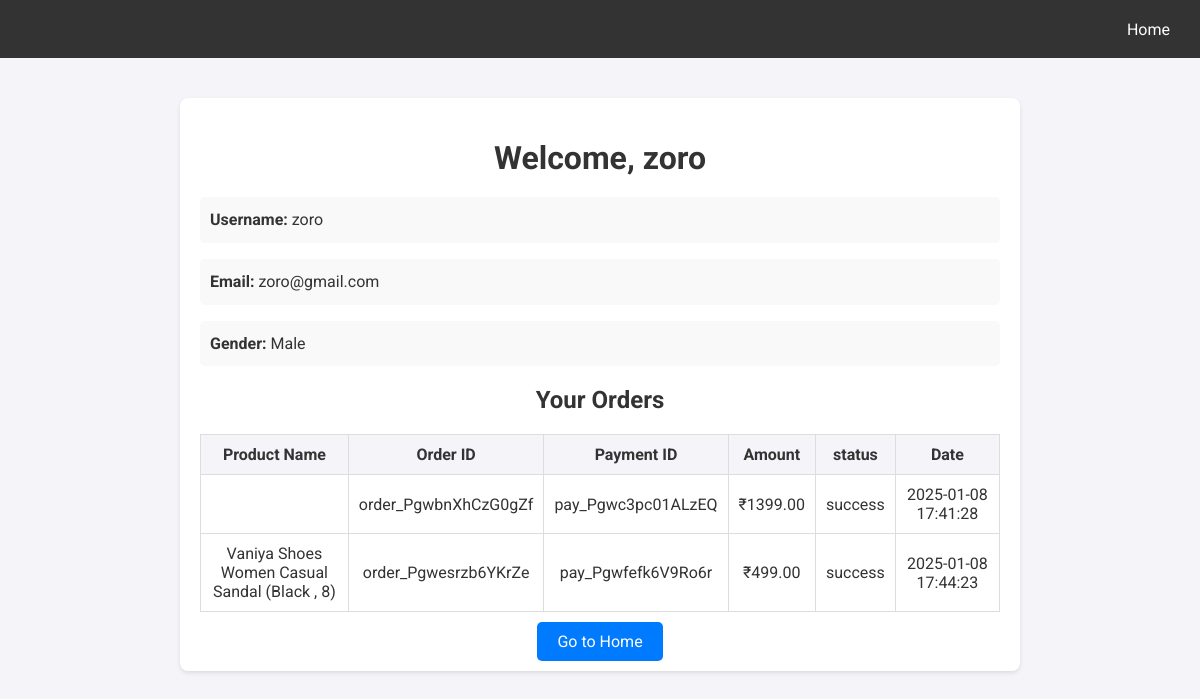
The app's page /profile/ (signed in), older data.
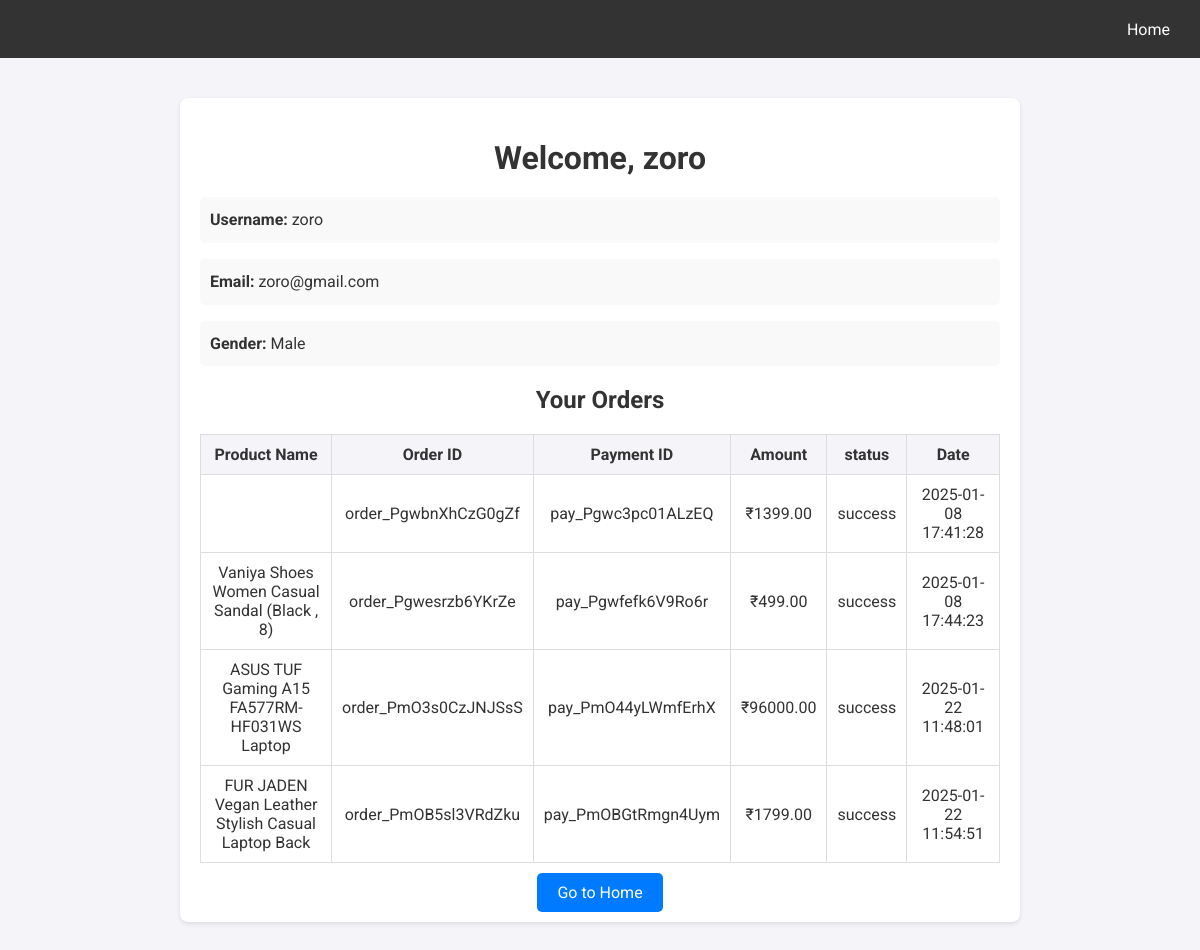
The same page, newer data.
### payments/models.py (models this page shows, shortened)
class Payment(models.Model):
    order_id = models.CharField(max_length=100)
    payment_id = models.CharField(max_length=100, blank=True, null=True)
    signature = models.CharField(max_length=256, blank=True, null=True)
    amount = models.DecimalField(max_digits=10, decimal_places=2)
    status = models.CharField(max_length=20, default='created')
    created_at = models.DateTimeField(auto_now_add=True)
    product_name = models.ForeignKey(Product, on_delete=models.CASCADE, blank=True, null=True)
    user = models.ForeignKey(UserRegistration, on_delete=models.CASCADE, blank=True, null=True)

### store/product.py (models this page shows, shortened)
class Product(models.Model):
    name=models.CharField(max_length=50)
    category=models.ForeignKey(Catogary,on_delete=models.CASCADE,default=1)
    image=models.ImageField(upload_to='img')
    desc=models.TextField()
    price=models.IntegerField()

### store/views.py (the view)
# urls.py: path('profile/',views.profile,name='profile'),
def profile(request):
    if 'username' in request.session:
        user_id = request.session.get('user_id')  # Replace with your authentication logic
        user = get_object_or_404(UserRegistration, id=user_id)
        orders = Payment.objects.filter(user=user)  # Fetch orders for the logged-in user
        return render(request, 'store/profile.html', {
            'user': user,
            'orders': orders,
        })
    else:
        messages.error(request, "You need to log in to view your profile.")
        return redirect('login')

### templates/store/profile.html (shortened to what this page needs)
<!DOCTYPE html>
<html lang="en">
<head>
</head>
<body>
    <header>
        <h1>User Profile</h1>
        <div class="nav-links">
            <a href="{% url 'home' %}">Home</a>
        </div>
    </header>
    <div class="profile-container">
        <h1>Welcome, {{ user.username }}</h1>
        <div class="profile-details">
            <p><strong>Username:</strong> {{ user.username }}</p>
            <p><strong>Email:</strong> {{ user.email }}</p>
            <p><strong>Gender:</strong> {{ user.get_gender_display }}</p>
        </div>
        <div class="order-details">
            <h2>Your Orders</h2>
            {% if orders %}
            <table>
                <thead>
                    <tr>
                        <th>Product Name</th>
                        <th>Order ID</th>
                        <th>Payment ID</th>
                        <th>Amount</th>
                        <th>status</th>
                        <th>Date</th>
                    </tr>
                </thead>
                <tbody>
                    {% for order in orders %}
                    <tr>
                        <td>{{ order.product_name.name }}</td>
                        <td>{{ order.order_id }}</td>
                        <td>{{ order.payment_id }}</td>
                        <td>₹{{ order.amount }}</td>
                        <td>{{ order.status }}</td>
                        <td>{{ order.created_at|date:"Y-m-d H:i:s" }}</td>
                    </tr>
                    {% endfor %}
                </tbody>
            </table>
            {% else %}
            <p>No orders found.</p>
            {% endif %}
        </div>
        <div class="profile-actions">
            <a href="{% url 'home' %}">Go to Home</a>
        </div>
    </div>
</body>
</html>

Row changes from the older to the newer data that the page shows:
added Payment: product_name.name "ASUS TUF Gaming A15 FA577RM-HF031WS Laptop", order_id "order_PmO3s0CzJNJSsS", payment_id "pay_PmO44yLWmfErhX", amount "96000.00", status "success", created_at "2025-01-22 11:48:01"
added Payment: product_name.name "FUR JADEN Vegan Leather Stylish Casual Laptop Back", order_id "order_PmOB5sl3VRdZku", payment_id "pay_PmOBGtRmgn4Uym", amount "1799.00", status "success", created_at "2025-01-22 11:54:51"
